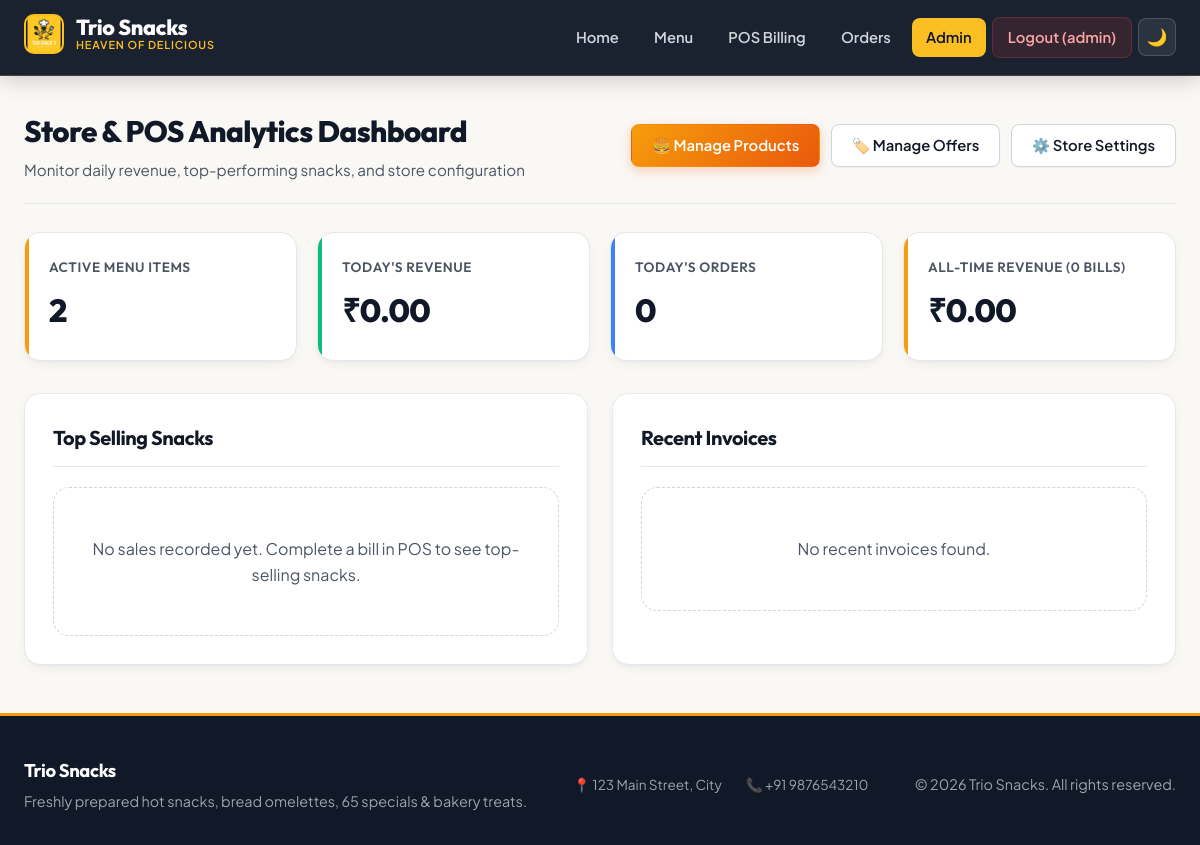
The page /admin/dashboard (signed in) on the database its author committed.
### models.py (models this page shows, shortened)
class Setting(db.Model):
    __tablename__ = "settings"
    id = db.Column(db.Integer, primary_key=True)
    key = db.Column(db.String(100), unique=True, nullable=False, index=True)
    value = db.Column(db.Text, nullable=False)
    description = db.Column(db.String(255))
    updated_at = db.Column(db.DateTime, default=datetime.utcnow, onupdate=datetime.utcnow)

### app.py (the view)
@app.route("/admin/dashboard")
@admin_required
def admin_dashboard():
    total_products = Product.query.filter_by(is_available=True).count()
    today = datetime.now().date()
    start_date = datetime.combine(today, datetime.min.time())
    end_date = datetime.combine(today, datetime.max.time())
    today_orders = Order.query.filter(
        Order.created_at >= start_date, Order.created_at <= end_date
    ).all()
    today_sales = sum(order.total_amount for order in today_orders)
    all_orders = Order.query.all()
    all_time_sales = sum(order.total_amount for order in all_orders)
    all_time_orders_count = len(all_orders)
    top_items = (
        db.session.query(
            Product.name,
            Product.category,
            db.func.sum(OrderItem.quantity).label("total_sold"),
            db.func.sum(OrderItem.total_price).label("total_revenue"),
        )
        .join(OrderItem)
        .group_by(Product.id)
        .order_by(db.desc("total_sold"))
        .limit(5)
        .all()
    )
    recent_orders = Order.query.order_by(Order.created_at.desc()).limit(10).all()
    return render_template(
        "admin/dashboard.html",
        total_products=total_products,
        today_sales=today_sales,
        today_orders_count=len(today_orders),
        all_time_sales=all_time_sales,
        all_time_orders_count=all_time_orders_count,
        top_items=top_items,
        recent_orders=recent_orders,
    )

### app.py (called while the page is built)
def get_setting_value(key: str, default: str = "") -> str:
    try:
        setting = Setting.query.filter_by(key=key).first()
        return setting.value if setting and setting.value is not None else default
    except Exception:
        return default

@app.context_processor
def inject_global_context():
    shop_name = get_setting_value("shop_name", "Trio Snacks")
    shop_logo = get_setting_value(
        "shop_logo", "20260103_141024_WhatsApp_Image_2026-01-03_at_12.56.07_PM.jpeg"
    )
    shop_address = get_setting_value("shop_address", "123 Main Street, City")
    shop_phone = get_setting_value("shop_phone", "+91 9876543210")
    return {
        "global_shop_name": shop_name,
        "global_shop_logo": shop_logo,
        "global_shop_address": shop_address,
        "global_shop_phone": shop_phone,
        "current_year": datetime.now().year,
    }

@app.before_request
def ensure_db_ready():
    if not _db_initialized:
        init_db()

### auth.py (called while the page is built)
def get_current_user():
    user_id = session.get("user_id")
    if not user_id:
        return None
    return db.session.get(User, user_id)

def login_required(f):
    @wraps(f)
    def decorated_function(*args, **kwargs):
        if "user_id" not in session or not get_current_user():
            session.clear()
            if request.path.startswith("/api/"):
                return jsonify({"error": "Authentication required"}), 401
            return redirect(url_for("login", next=request.path))
        return f(*args, **kwargs)
    return decorated_function

def admin_required(f):
    @wraps(f)
    @login_required
    def decorated_function(*args, **kwargs):
        user = get_current_user()
        if not user or not user.is_admin():
            if request.path.startswith("/api/"):
                return jsonify({"error": "Administrator privileges required"}), 403
            return redirect(url_for("billing"))
        return f(*args, **kwargs)
    return decorated_function

### models.py (called while the page is built)
    def is_admin(self) -> bool:
        return self.role == "admin"

### templates/admin/dashboard.html (shortened to what this page needs)
{% extends "base.html" %}
{% block content %}
<div class="container">
    <div class="page-header">
        <div>
            <h1>Store &amp; POS Analytics Dashboard</h1>
            <p>Monitor daily revenue, top-performing snacks, and store configuration</p>
        </div>
        <div style="display:flex;gap:0.65rem;flex-wrap:wrap;">
            <a href="{{ url_for('admin_products') }}" class="btn btn-primary">🍔 Manage Products</a>
            <a href="{{ url_for('admin_offers') }}" class="btn btn-secondary">🏷️ Manage Offers</a>
            <a href="{{ url_for('admin_settings') }}" class="btn btn-secondary">⚙️ Store Settings</a>
        </div>
    </div>
    <div class="stats-grid">
        <div class="stat-card">
            <h3>Active Menu Items</h3>
            <p class="stat-value">{{ total_products }}</p>
        </div>
        <div class="stat-card success">
            <h3>Today's Revenue</h3>
            <p class="stat-value">₹{{ "%.2f"|format(today_sales) }}</p>
        </div>
        <div class="stat-card info">
            <h3>Today's Orders</h3>
            <p class="stat-value">{{ today_orders_count }}</p>
        </div>
        <div class="stat-card">
            <h3>All-Time Revenue ({{ all_time_orders_count }} bills)</h3>
            <p class="stat-value">₹{{ "%.2f"|format(all_time_sales) }}</p>
        </div>
    </div>
    <div class="dashboard-grid">
        <div class="dashboard-card">
            <h2>Top Selling Snacks</h2>
            {% if top_items %}
            <table class="data-table">
                <thead>
                    <tr>
                        <th>Snack Item</th>
                        <th>Category</th>
                        <th>Units Sold</th>
                        <th>Revenue</th>
                    </tr>
                </thead>
                <tbody>
                    {% for item in top_items %}
                    <tr>
                        <td><strong>{{ item[0] }}</strong></td>
                        <td>{{ item[1]|format_category }}</td>
                        <td>{{ item[2] }}</td>
                        <td>₹{{ "%.2f"|format(item[3] or 0) }}</td>
                    </tr>
                    {% endfor %}
                </tbody>
            </table>
            {% else %}
                <p class="no-data">No sales recorded yet. Complete a bill in POS to see top-selling snacks.</p>
            {% endif %}
        </div>
        <div class="dashboard-card">
            <h2>Recent Invoices</h2>
            {% if recent_orders %}
            <table class="data-table">
                <thead>
                    <tr>
                        <th>Invoice #</th>
                        <th>Date &amp; Time</th>
                        <th>Total</th>
                        <th>Action</th>
                    </tr>
                </thead>
                <tbody>
                    {% for order in recent_orders %}
                    <tr>
                        <td><strong>{{ order.invoice_number }}</strong></td>
                        <td>{{ order.created_at.strftime('%d %b, %I:%M %p') }}</td>
                        <td><strong>₹{{ "%.2f"|format(order.total_amount) }}</strong></td>
                        <td>
                            <a href="{{ url_for('order_detail', order_id=order.id) }}" class="btn btn-sm btn-secondary">Receipt</a>
                        </td>
                    </tr>
                    {% endfor %}
                </tbody>
            </table>
            {% else %}
                <p class="no-data">No recent invoices found.</p>
            {% endif %}
        </div>
    </div>
</div>
{% endblock %}

### templates/base.html (shortened to what this page needs)
<!DOCTYPE html>
<html lang="en">
<head>
    <link rel="stylesheet" href="{{ url_for('static', filename='css/main.css') }}">
    <link rel="stylesheet" href="{{ url_for('static', filename='css/dark-mode.css') }}">
</head>
<body>
    <nav class="navbar">
        <div class="container">
            <div class="nav-brand">
                <a href="{{ url_for('home') }}">
                    {% if global_shop_logo %}
                        <img src="{{ url_for('static', filename='images/' + global_shop_logo) }}"
                             alt="{{ global_shop_name }}"
                             class="nav-brand-logo"
                             onerror="this.style.display='none'">
                    {% else %}
                        <span class="nav-brand-badge">TS</span>
                    {% endif %}
                    <div class="nav-brand-text">
                        <span>{{ global_shop_name }}</span>
                        <span class="nav-brand-sub">Heaven of Delicious</span>
                    </div>
                </a>
            </div>
            <ul class="nav-menu" id="main-nav-menu">
                <li>
                    <a href="{{ url_for('home') }}" class="{% if request.path == '/' %}active{% endif %}">Home</a>
                </li>
                <li>
                    <a href="{{ url_for('menu') }}" class="{% if request.path.startswith('/menu') %}active{% endif %}">Menu</a>
                </li>
                {% if session.user_id %}
                    <li>
                        <a href="{{ url_for('billing') }}" class="{% if request.path.startswith('/billing') %}active{% endif %}">POS Billing</a>
                    </li>
                    <li>
                        <a href="{{ url_for('orders') }}" class="{% if request.path.startswith('/orders') %}active{% endif %}">Orders</a>
                    </li>
                    {% if session.role == 'admin' %}
                        <li>
                            <a href="{{ url_for('admin_dashboard') }}" class="{% if request.path.startswith('/admin') %}active{% endif %}">Admin</a>
                        </li>
                    {% endif %}
                    <li>
                        <a href="{{ url_for('logout') }}" class="nav-logout">Logout ({{ session.username }})</a>
                    </li>
                {% else %}
                    <li>
                        <a href="{{ url_for('login') }}" class="{% if request.path.startswith('/login') %}active{% endif %}">Staff Login</a>
                    </li>
                {% endif %}
                <li>
                    <button type="button" class="nav-theme-btn" data-theme-toggle title="Toggle Dark Mode">🌙</button>
                </li>
            </ul>
        </div>
    </nav>
    <main class="main-content">
        {% block content %}{% endblock %}
    </main>
    <footer class="footer">
        <div class="container">
            <div class="footer-grid">
                <div class="footer-brand">
                    <h4>{{ global_shop_name }}</h4>
                    <p>Freshly prepared hot snacks, bread omelettes, 65 specials &amp; bakery treats.</p>
                </div>
                <div class="footer-contact">
                    {% if global_shop_address %}
                        <span>📍 {{ global_shop_address }}</span>
                    {% endif %}
                    {% if global_shop_phone %}
                        <span>📞 {{ global_shop_phone }}</span>
                    {% endif %}
                </div>
                <div>
                    <p>&copy; {{ current_year }} {{ global_shop_name }}. All rights reserved.</p>
                </div>
            </div>
        </div>
    </footer>
</body>
</html>

### rows shown on the page
Setting: value (picture)
Setting: value "Trio Snacks"
Setting: value "123 Main Street, City"
Setting: value "+91 9876543210"

### other values the page prints
{{ session.username }} "admin"
{{ total_products }} "2"
{{ "%.2f"|format(today_sales) }} "0.00"
{{ today_orders_count }} "0"
{{ all_time_orders_count }} "0"
{{ "%.2f"|format(all_time_sales) }} "0.00"
